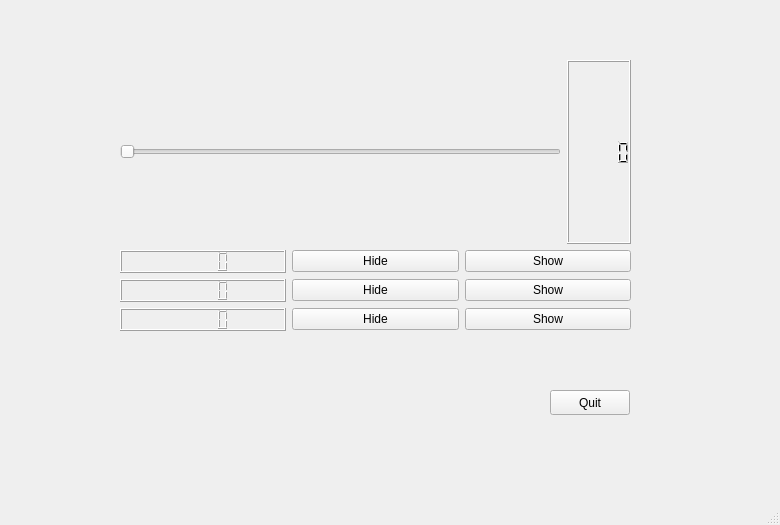
<?xml version="1.0" encoding="UTF-8"?>
<ui version="4.0">
 <class>MainWindow</class>
 <widget class="QMainWindow" name="MainWindow">
  <property name="geometry">
   <rect>
    <x>0</x>
    <y>0</y>
    <width>780</width>
    <height>525</height>
   </rect>
  </property>
  <property name="windowTitle">
   <string>MainWindow</string>
  </property>
  <widget class="QWidget" name="centralwidget">
   <widget class="QPushButton" name="quitButton">
    <property name="geometry">
     <rect>
      <x>550</x>
      <y>390</y>
      <width>80</width>
      <height>25</height>
     </rect>
    </property>
    <property name="text">
     <string>Quit</string>
    </property>
   </widget>
   <widget class="QWidget" name="verticalLayoutWidget_2">
    <property name="geometry">
     <rect>
      <x>120</x>
      <y>60</y>
      <width>511</width>
      <height>271</height>
     </rect>
    </property>
    <layout class="QVBoxLayout" name="verticalLayout_4">
     <item>
      <layout class="QHBoxLayout" name="horizontalLayout">
       <item>
        <widget class="QSlider" name="numberSlider">
         <property name="maximum">
          <number>255</number>
         </property>
         <property name="orientation">
          <enum>Qt::Horizontal</enum>
         </property>
        </widget>
       </item>
       <item>
        <widget class="QLCDNumber" name="numberSliderValue"/>
       </item>
      </layout>
     </item>
     <item>
      <layout class="QVBoxLayout" name="formats_group">
       <item>
        <layout class="QHBoxLayout" name="binary">
         <item>
          <widget class="QLCDNumber" name="bin_display">
           <property name="mode">
            <enum>QLCDNumber::Bin</enum>
           </property>
          </widget>
         </item>
         <item>
          <widget class="QPushButton" name="bin_show">
           <property name="text">
            <string>Hide</string>
           </property>
          </widget>
         </item>
         <item>
          <widget class="QPushButton" name="bin_hide">
           <property name="text">
            <string>Show</string>
           </property>
          </widget>
         </item>
        </layout>
       </item>
       <item>
        <layout class="QHBoxLayout" name="octal">
         <item>
          <widget class="QLCDNumber" name="oct_display">
           <property name="mode">
            <enum>QLCDNumber::Oct</enum>
           </property>
          </widget>
         </item>
         <item>
          <widget class="QPushButton" name="oct_hide">
           <property name="text">
            <string>Hide</string>
           </property>
          </widget>
         </item>
         <item>
          <widget class="QPushButton" name="oct_show">
           <property name="text">
            <string>Show</string>
           </property>
          </widget>
         </item>
        </layout>
       </item>
       <item>
        <layout class="QHBoxLayout" name="hexadecimal">
         <item>
          <widget class="QLCDNumber" name="hex_display">
           <property name="mode">
            <enum>QLCDNumber::Bin</enum>
           </property>
          </widget>
         </item>
         <item>
          <widget class="QPushButton" name="hex_show">
           <property name="text">
            <string>Hide</string>
           </property>
          </widget>
         </item>
         <item>
          <widget class="QPushButton" name="hex_hide">
           <property name="text">
            <string>Show</string>
           </property>
          </widget>
         </item>
        </layout>
       </item>
      </layout>
     </item>
    </layout>
   </widget>
  </widget>
  <widget class="QMenuBar" name="menubar">
   <property name="geometry">
    <rect>
     <x>0</x>
     <y>0</y>
     <width>780</width>
     <height>22</height>
    </rect>
   </property>
  </widget>
  <widget class="QStatusBar" name="statusbar"/>
 </widget>
 <resources/>
 <connections>
  <connection>
   <sender>quitButton</sender>
   <signal>clicked()</signal>
   <receiver>MainWindow</receiver>
   <slot>close()</slot>
   <hints>
    <hint type="sourcelabel">
     <x>589</x>
     <y>424</y>
    </hint>
    <hint type="destinationlabel">
     <x>399</x>
     <y>299</y>
    </hint>
   </hints>
  </connection>
  <connection>
   <sender>numberSlider</sender>
   <signal>valueChanged(int)</signal>
   <receiver>numberSliderValue</receiver>
   <slot>display(int)</slot>
   <hints>
    <hint type="sourcelabel">
     <x>340</x>
     <y>148</y>
    </hint>
    <hint type="destinationlabel">
     <x>596</x>
     <y>148</y>
    </hint>
   </hints>
  </connection>
  <connection>
   <sender>numberSlider</sender>
   <signal>valueChanged(int)</signal>
   <receiver>hex_display</receiver>
   <slot>display(int)</slot>
   <hints>
    <hint type="sourcelabel">
     <x>340</x>
     <y>148</y>
    </hint>
    <hint type="destinationlabel">
     <x>204</x>
     <y>331</y>
    </hint>
   </hints>
  </connection>
  <connection>
   <sender>numberSlider</sender>
   <signal>valueChanged(int)</signal>
   <receiver>oct_display</receiver>
   <slot>display(int)</slot>
   <hints>
    <hint type="sourcelabel">
     <x>340</x>
     <y>148</y>
    </hint>
    <hint type="destinationlabel">
     <x>204</x>
     <y>286</y>
    </hint>
   </hints>
  </connection>
  <connection>
   <sender>numberSlider</sender>
   <signal>valueChanged(int)</signal>
   <receiver>bin_display</receiver>
   <slot>display(int)</slot>
   <hints>
    <hint type="sourcelabel">
     <x>340</x>
     <y>148</y>
    </hint>
    <hint type="destinationlabel">
     <x>204</x>
     <y>241</y>
    </hint>
   </hints>
  </connection>
  <connection>
   <sender>bin_hide</sender>
   <signal>toggled(bool)</signal>
   <receiver>bin_display</receiver>
   <slot>setVisible(bool)</slot>
   <hints>
    <hint type="sourcelabel">
     <x>545</x>
     <y>241</y>
    </hint>
    <hint type="destinationlabel">
     <x>204</x>
     <y>241</y>
    </hint>
   </hints>
  </connection>
  <connection>
   <sender>oct_hide</sender>
   <signal>toggled(bool)</signal>
   <receiver>oct_display</receiver>
   <slot>setVisible(bool)</slot>
   <hints>
    <hint type="sourcelabel">
     <x>375</x>
     <y>286</y>
    </hint>
    <hint type="destinationlabel">
     <x>204</x>
     <y>286</y>
    </hint>
   </hints>
  </connection>
  <connection>
   <sender>hex_hide</sender>
   <signal>toggled(bool)</signal>
   <receiver>hex_display</receiver>
   <slot>setVisible(bool)</slot>
   <hints>
    <hint type="sourcelabel">
     <x>545</x>
     <y>331</y>
    </hint>
    <hint type="destinationlabel">
     <x>204</x>
     <y>331</y>
    </hint>
   </hints>
  </connection>
 </connections>
</ui>
